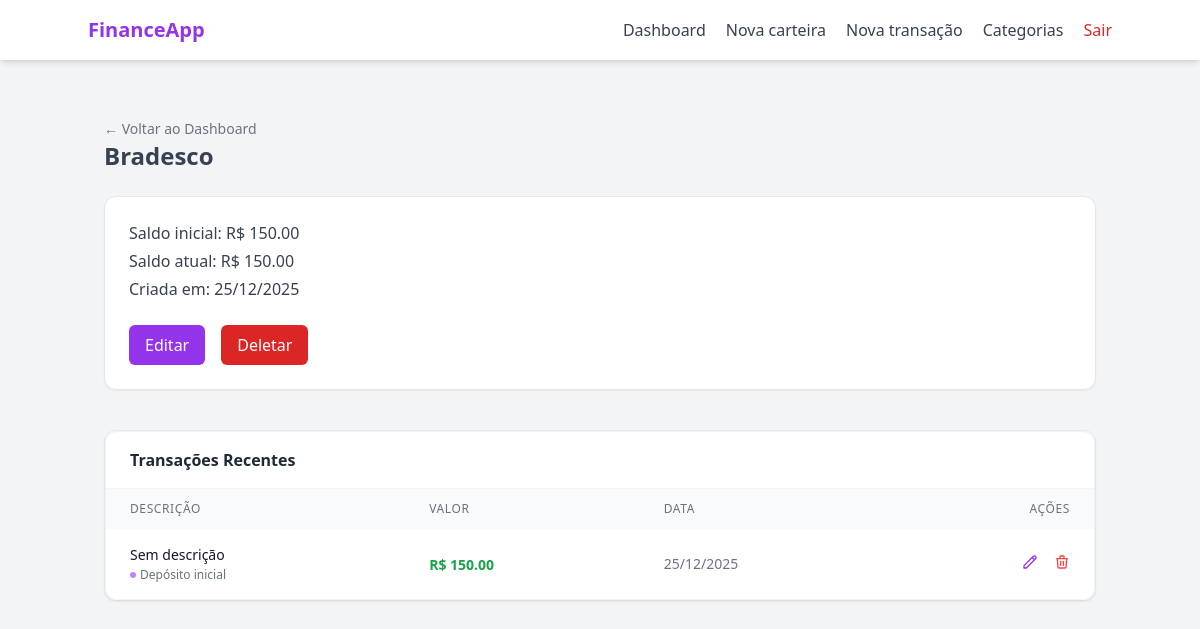
/wallet/1 (signed in), run on the app's committed database.
### models/wallet.py (models this page shows, shortened)
class Wallet(db.Model):
    __tablename__ = "wallets"
    id = db.Column(db.Integer, primary_key= True)
    wallet_name = db.Column(db.String(100), nullable= False)
    initial_balance = db.Column(db.Float, default= 0.0)
    current_balance = db.Column(db.Float, default= 0.0)
    is_active = db.Column(db.Boolean, default= True)
    created_at = db.Column(db.DateTime, default= lambda: datetime.now(timezone.utc).date())
    user_id = db.Column(db.Integer, db.ForeignKey("users.id"), nullable= False)

### models/transaction.py (models this page shows, shortened)
class Transaction(db.Model):
    __tablename__ = "transactions"
    id = db.Column(db.Integer, primary_key= True)
    transaction_type = db.Column(db.String(20), nullable= False)
    value = db.Column(db.Float, nullable= False)
    created_at = db.Column(db.DateTime, default= lambda: datetime.now(timezone.utc).date())
    description = db.Column(db.String(100), nullable= True)
    wallet_id = db.Column(db.Integer, db.ForeignKey("wallets.id"), nullable= False)
    category_id = db.Column(db.Integer, db.ForeignKey("categories.id"), nullable= False)
    category = db.relationship("Category", backref= "transactions", lazy= True)
    wallet = db.relationship("Wallet", backref= "transactions", lazy= True)

### models/category.py (models this page shows, shortened)
class Category(db.Model):
    __tablename__ = "categories"
    id = db.Column(db.Integer, primary_key= True)
    name = db.Column(db.String(100), nullable= False)
    type = db.Column(db.String(20), nullable= False)
    __mapper_args__ = {
        "polymorphic_on": type,
        "polymorphic_identity": "category"
    }

### routes/wallet_routes.py (the view)
@wallet_bp.route("/<int:wallet_id>", methods=["GET"])
@login_required
def wallet_detail_page(wallet_id):
    wallet = WalletController.get_wallet_by_id(wallet_id)
    transactions = TransactionController.get_transactions_by_wallet(wallet_id)
    categories = CategoryController.get_user_categories(user_id=current_user.id)
    if not wallet:
        return "Carteira não encontrada", 404
    if wallet.user_id != current_user.id:
        return "Acesso negado", 403
    return render_template("wallet/detail.html", wallet= wallet, transactions= transactions, categories= categories)

### controllers/category_controller.py (called while the page is built)
    @staticmethod
    def get_user_categories(user_id):
        return UserCategory.query.filter_by(user_id= user_id).all()

### controllers/transaction_controller.py (called while the page is built)
    @staticmethod
    def get_transactions_by_wallet(wallet_id):
        return Transaction.query.filter_by(wallet_id=wallet_id).order_by(Transaction.created_at.desc()).all()

### controllers/wallet_controller.py (called while the page is built)
    @staticmethod
    def get_wallet_by_id(wallet_id):
        wallet = Wallet.query.filter_by(id= wallet_id, is_active= True).first()
        return wallet

### templates/wallet/detail.html (shortened to what this page needs)
{% extends "base.html" %}
{% block content %}
<div class="text-left pt-4">
    <a href="{{ url_for('main_bp.dashboard_page') }}" class="text-sm text-gray-500 hover:text-purple-600 transition-colors">
            ← Voltar ao Dashboard
    </a>
</div>
<h1 class="text-2xl font-semibold text-gray-700 mb-6">
    {{ wallet.wallet_name }}
</h1>
<div class="bg-white shadow-sm rounded-xl p-6 border border-gray-200 mb-10">
    <div class="mb-6 space-y-1 text-gray-700">
        <p><span class="font-medium">Saldo inicial:</span> R$ {{ "%.2f"|format(wallet.initial_balance) }}</p>
        <p><span class="font-medium">Saldo atual:</span> R$ {{ "%.2f"|format(wallet.current_balance) }}</p>
        <p><span class="font-medium">Criada em:</span> {{ wallet.created_at.strftime("%d/%m/%Y") }}</p>
    </div>
    <div class="flex gap-4">
        <button id="openEditWalletModal" onclick="openEditWalletModal('{{url_for('wallet_bp.edit_wallet', wallet_id=wallet.id)}}', '{{wallet.wallet_name}}')"
                class="px-4 py-2 rounded-md bg-purple-600 text-white hover:bg-purple-700 transition">
            Editar
        </button>
        <button type="button"
            onclick="openConfirmModal(
                '{{ url_for('wallet_bp.delete_wallet', wallet_id=wallet.id) }}',
                'Deletar carteira',
                'Tem certeza que deseja deletar a carteira <strong>{{ wallet.wallet_name }}</strong>? Você não poderá realizar novas transações nela e as transações serão perdidas.'
            )"
            class="px-4 py-2 rounded-md bg-red-600 text-white hover:bg-red-700 transition">
            Deletar
        </button>
    </div>
</div>
<ul class="bg-white shadow-sm rounded-xl border border-gray-200 divide-y">
    <div class="bg-white rounded-xl shadow-sm border border-gray-100 overflow-hidden">
        <div class="px-6 py-4 border-b border-gray-100">
            <h3 class="font-bold text-gray-800">Transações Recentes</h3>
        </div>
        <table class="w-full text-left border-collapse">
            <thead>
                <tr class="bg-gray-50 text-gray-500 text-xs uppercase tracking-wider">
                    <th class="px-6 py-3 font-medium">Descrição</th>
                    <th class="px-6 py-3 font-medium">Valor</th>
                    <th class="px-6 py-3 font-medium">Data</th>
                    <th class="px-6 py-3 font-medium text-right">Ações</th>
                </tr>
            </thead>
    {% if transactions %}
        {% for transaction in transactions %}
            <tbody class="divide-y divide-gray-100">
                <tr class="hover:bg-gray-50 transition-colors">
                    <td class="px-6 py-4">
                        <p class="text-sm font-medium text-gray-900">
                            {{ transaction.description if transaction.description else "Sem descrição" }}
                        </p>
                        <p class="text-xs text-gray-500 mt-0.5 flex items-center gap-1">
                            <span class="w-1.5 h-1.5 rounded-full bg-purple-400"></span>
                            {{ transaction.category.name }}
                        </p>
                    </td>
                    <td class="px-6 py-4">
                        {% if transaction.transaction_type == 'income' %}
                        <span class="text-sm font-bold text-green-600">R$ {{ "%.2f"|format(transaction.value) }}</span>
                        {% else %}
                        <span class="text-sm font-bold text-red-600">-R$ {{ "%.2f"|format(transaction.value) }}</span>
                        {% endif %}
                    </td>
                    <td class="px-6 py-4 text-sm text-gray-500">
                        {{ transaction.created_at.strftime('%d/%m/%Y') if transaction.created_at else "Sem data" }}
                    </td>
                    <td class="px-6 py-4 text-right">
                        <button class="text-purple-600 hover:text-purple-700 mr-3"
                            title="Editar"
                            onclick="openEditTransactionModal(
                                '{{ url_for('transaction_bp.edit_transaction', transaction_id=transaction.id) }}',
                                '{{transaction.value}}',
                                '{{ transaction.created_at.strftime('%Y-%m-%d') if transaction.created_at else '' }}',
                                '{{transaction.description}}',
                                '{{transaction.category_id}}'
                            )"
                            {% if transaction.category.type == 'system' %} disabled {% endif %}>
                            <svg class="w-4 h-4" fill="none" stroke="currentColor" viewBox="0 0 24 24"><path stroke-linecap="round" stroke-linejoin="round" stroke-width="2" d="M15.232 5.232l3.536 3.536m-2.036-5.036a2.5 2.5 0 113.536 3.536L6.5 21.036H3v-3.572L16.732 3.732z"></path></svg>
                        </button>
                        <button class="text-red-500 hover:text-red-700"
                            title="Deletar"
                            onclick="openConfirmModal(
                            '{{ url_for('transaction_bp.delete_transaction', transaction_id=transaction.id) }}',
                            'Excluir Transação',
                            'Tem certeza que deseja apagar a transação de R$ {{ transaction.value }}? O saldo da carteira será atualizado.'
                            )"
                            class="text-red-600 hover:text-red-800 hover:underline transition-colors font-medium text-sm flex items-center gap-1"
                            {% if transaction.category.type == 'system' %} disabled {% endif %}>
                            <svg class="w-4 h-4" fill="none" stroke="currentColor" viewBox="0 0 24 24"><path stroke-linecap="round" stroke-linejoin="round" stroke-width="2" d="M19 7l-.867 12.142A2 2 0 0116.138 21H7.862a2 2 0 01-1.995-1.858L5 7m5 4v6m4-6v6m1-10V4a1 1 0 00-1-1h-4a1 1 0 00-1 1v3M4 7h16"></path></svg>
                        </button>
                    </td>
                </tr>
        {% endfor %}
            </tbody>
        </table>
    </div>
    {% else %}
            </tbody>
        </table>
    </div>
        <p class="p-4 text-gray-500 text-center">Nenhuma transação encontrada</p>
    {% endif %}
{% endblock %}

### data on the page
Wallet: wallet_name "Bradesco", initial_balance "150.00", current_balance "150.00", created_at "25/12/2025"
Transaction: value "150.00"
